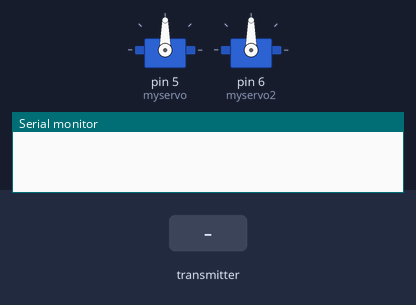
The sketch below on a simulated Arduino Uno, built with avr-gcc and run on an emulated ATmega328P. Shown: 2 × servo, the last lines printed to the serial monitor. The inputs (shaded band) are chosen by the test bench. No radio packets arrive unless stated.

Above: at 1.2 s.
1.3 s: the transmitter starts sending angle = 0
At 1.7 s:
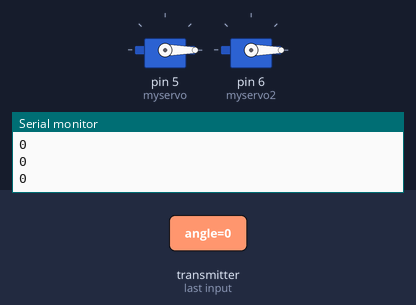
2.8 s: the transmitter starts sending angle = 45
At 4.0 s:
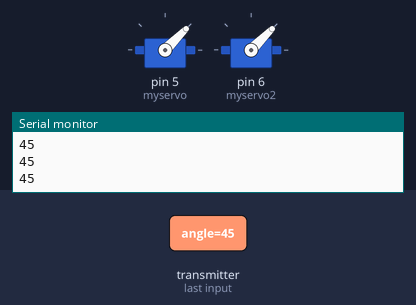
4.3 s: the transmitter starts sending angle = 180
At 5.2 s:
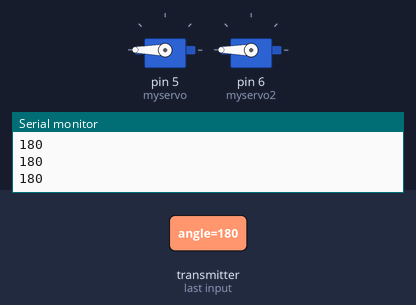
5.8 s: the transmitter starts sending angle = 90
At 6.4 s:
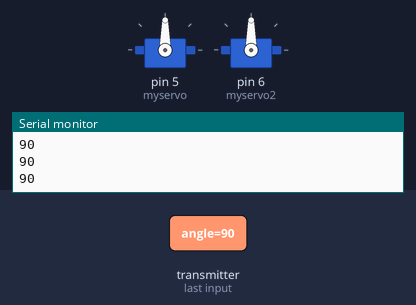
Timing chart, 0 to 8.3 s (numbered marks = the images above; inputs shaded):
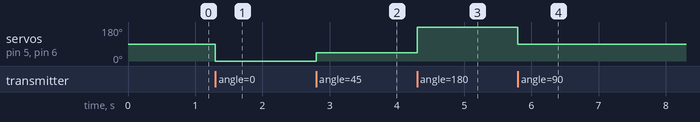

Measured:
- after the input at 1.3 s, servo on pin 5 (myservo), servo on pin 6 (myservo2): 90° → 0° at once
- after the input at 2.8 s, servo on pin 5 (myservo), servo on pin 6 (myservo2): 0° → 45° at once
- after the input at 4.3 s, servo on pin 5 (myservo), servo on pin 6 (myservo2): 45° → 180° at once
- after the input at 5.8 s, servo on pin 5 (myservo), servo on pin 6 (myservo2): 180° → 90° at once

The sketch:

Receiver_Servos.ino
```cpp
#include <SPI.h>
#include <nRF24L01.h>
#include <RF24.h>
#include <Servo.h>

Servo myservo;  // create servo object to control a servo
Servo myservo2;
int pos = 0;    // variable to store the servo position

RF24 radio(8, 7); // CE, CSN
const byte address[6] = "00001";

void setup() {
  Serial.begin(9600);
  myservo.attach(5);  // attaches the servo on pin 9 to the servo object
  myservo2.attach(6);
  radio.begin();
  radio.openReadingPipe(0, address);
  radio.setPALevel(RF24_PA_MIN);
  radio.startListening();
}

void loop() {
  if (radio.available()) {
    int angle = 0;
    radio.read(&angle, sizeof(angle));
    Serial.println(angle);
    myservo.write(angle);              // tell servo to go to position in variable 'pos'
    myservo2.write(angle);
  }
}
```
